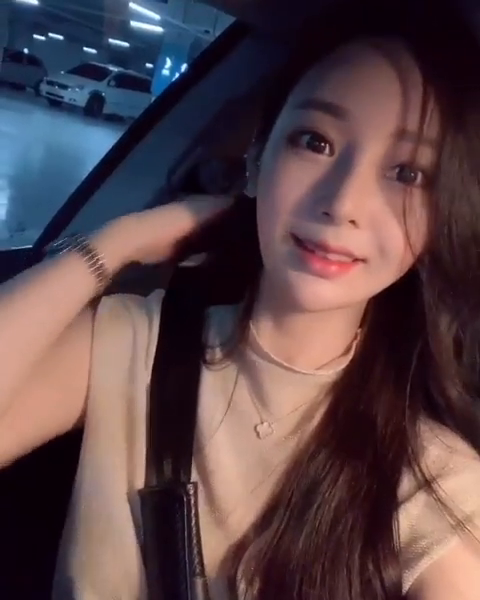
#> input picture frame 76 of meow.mp4, 480 x 600 px
$ python 'Basicopencv#1.py'
#> lines starting #> are read from the running program, lines starting #| are printed output that depends on the picture
import cv2
cap =cv2.VideoCapture("meow.mp4")
while (True):
    ret,frame = cap.read()
#> frame is the input picture: shape (600, 480, 3); mean B, G, R 73.4, 69.1, 89.8
    gray = cv2.cvtColor(frame,cv2.COLOR_BGR2GRAY)
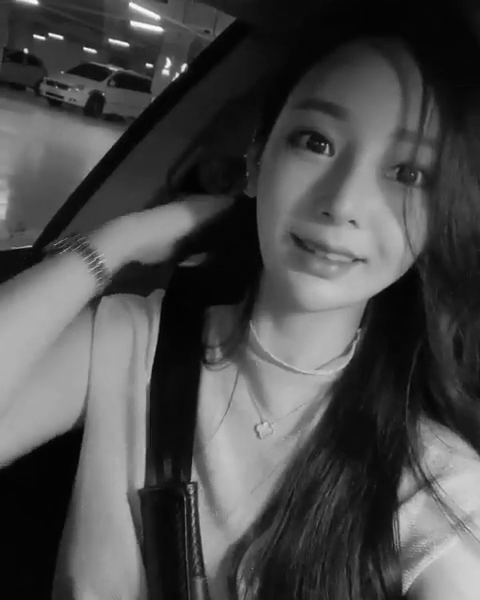
#> gray: shape (600, 480); min 2, max 252, mean 75.7
    cv2.imshow('Vedio',gray)
    if (cv2.waitKey(1) & 0xFF== ord('q')):
#> (key q is pressed here)
        break
cap.release()
cv2.destroyAllWindows()

$ run again, starting later in the video
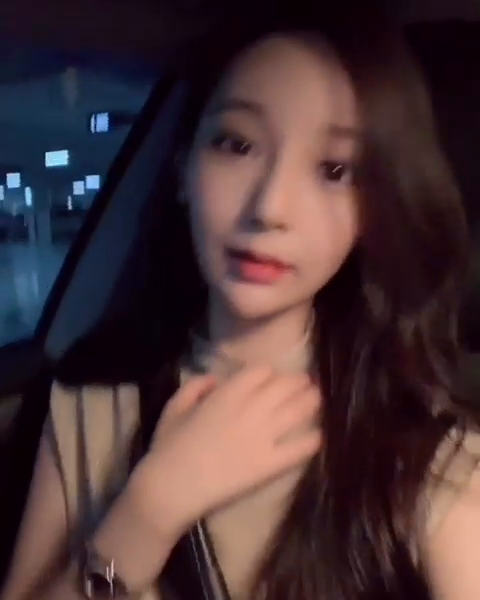
#> input picture frame 345 of meow.mp4, 480 x 600 px
#> frame is the input picture: shape (600, 480, 3); mean B, G, R 54.8, 51.7, 73.3
#> `gray = cv2.cvtColor(frame,cv2.COLOR_BGR2GRAY)`:
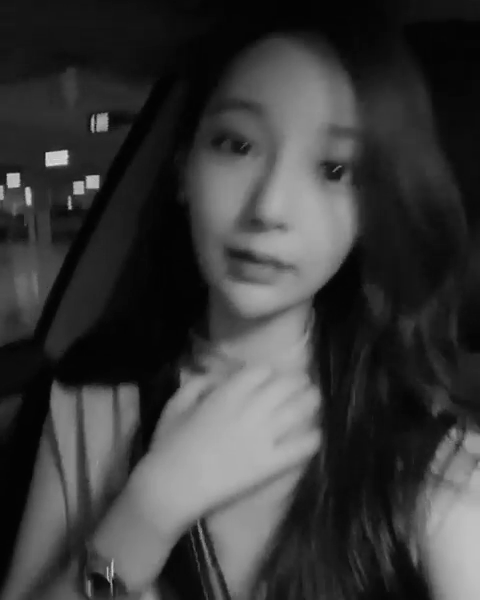
#> gray: shape (600, 480); min 2, max 225, mean 58.5

$ run again, starting later in the video
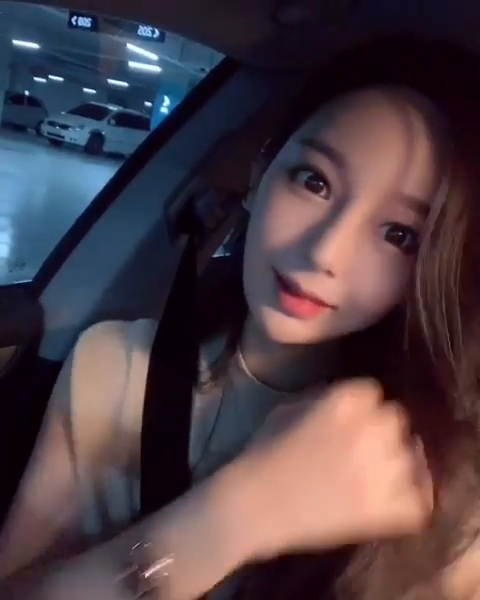
#> input picture frame 613 of meow.mp4, 480 x 600 px
#> frame is the input picture: shape (600, 480, 3); mean B, G, R 70, 62.6, 77.6
#> `gray = cv2.cvtColor(frame,cv2.COLOR_BGR2GRAY)`:
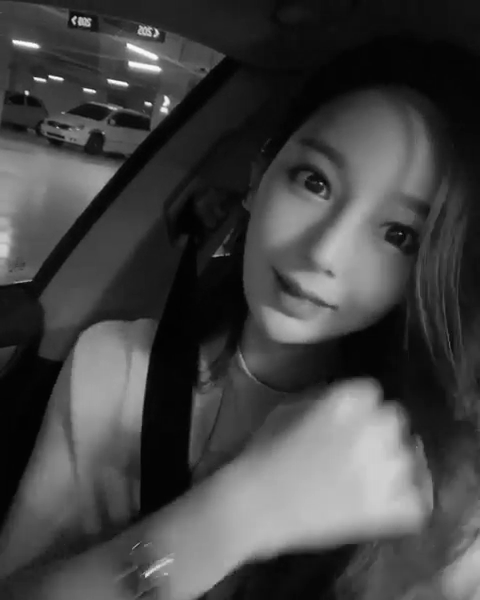
#> gray: shape (600, 480); min 1, max 251, mean 67.9
